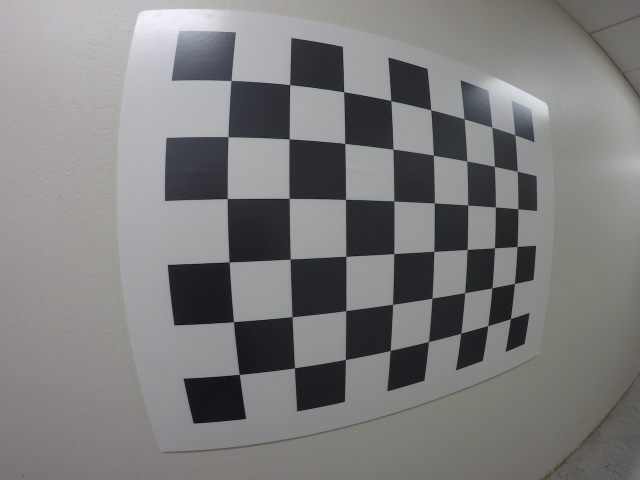
#> input picture L6_CameraCalibration/calibration_wide/GOPR0032.jpg, 1280 x 960 px (shown at 1/2 size); its folder holds 5 pictures in this run
$ python correct_distortion.py
#> lines starting #> are read from the running program, lines starting #| are printed output that depends on the picture; after the words box and inside, x2 and y2 are one past the last pixel; in counts of white or black regions, pixels touching at a corner belong together
import pickle
import cv2
import numpy as np
import matplotlib.pyplot as plt
import matplotlib.image as mpimg
import glob

# prepare object points, like (0,0,0), (1,0,0), (2,0,0) ....,(6,5,0)
objp = np.zeros((6*8,3), np.float32)
objp[:,:2] = np.mgrid[0:8, 0:6].T.reshape(-1,2)

# Arrays to store object points and image points from all the images.
objpoints = [] # 3d points in real world space
imgpoints = [] # 2d points in image plane.

# Make a list of calibration images
images = glob.glob('L6_CameraCalibration/calibration_wide/GO*.jpg')

# Step through the list and search for chessboard corners
for idx, fname in enumerate(images):
    img = cv2.imread(fname)
#> img is the input picture: shape (960, 1280, 3); mean B, G, R 124.7, 124.9, 125.1
    gray = cv2.cvtColor(img, cv2.COLOR_BGR2GRAY)

    # Find the chessboard corners
    ret, corners = cv2.findChessboardCorners(gray, (8,6), None)
#> ret = True; corners = 48 rows, first 8: [462.6, 161.3], [579.9, 169.7], [687.9, 184.1], [782.3, 201.7], [862.1, 220.2], [928.7, 238.1], [984.4, 254.6], [1030.1, 270]

    # If found, add object points, image points
    if ret == True:
        objpoints.append(objp)
        imgpoints.append(corners)

        # Draw and display the corners
        cv2.drawChessboardCorners(img, (8,6), corners, ret)
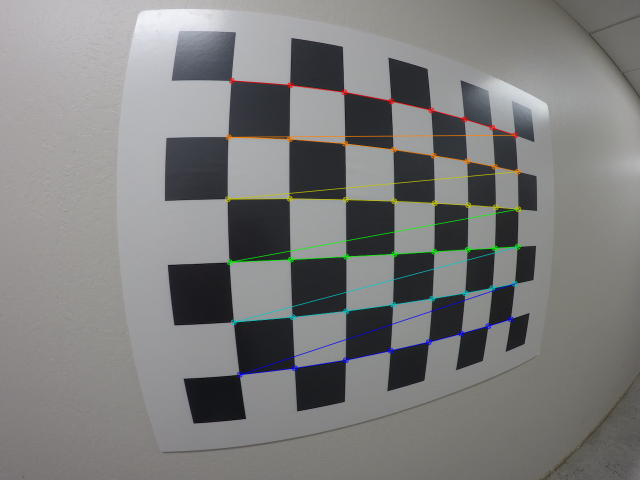
#> img: shape (960, 1280, 3) (shown at 1/2 size); 1.83% of pixels changed, all inside (x1, y1, x2, y2) = (449, 155, 1043, 756)
        #write_name = 'corners_found'+str(idx)+'.jpg'
        #cv2.imwrite(write_name, img)
        cv2.imshow('img', img)
        cv2.waitKey(500)
#> pass 2 of the loop `for idx, fname in enumerate(images):`:
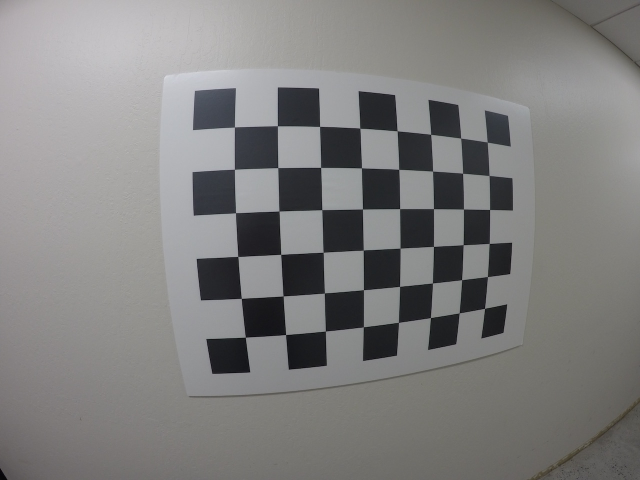
#> input picture L6_CameraCalibration/calibration_wide/GOPR0033.jpg, 1280 x 960 px (shown at 1/2 size)
#> img is the input picture: shape (960, 1280, 3); mean B, G, R 126.8, 127.5, 128.1
#> corners = 48 rows, first 8: [469.4, 254.5], [555.3, 252.3], [639.7, 253.2], [720.3, 256.6], [794.7, 262.2], [861.9, 269], [922, 276.5], [974.9, 284.9]
#> `cv2.drawChessboardCorners(img, (8,6), corners, ret)`:
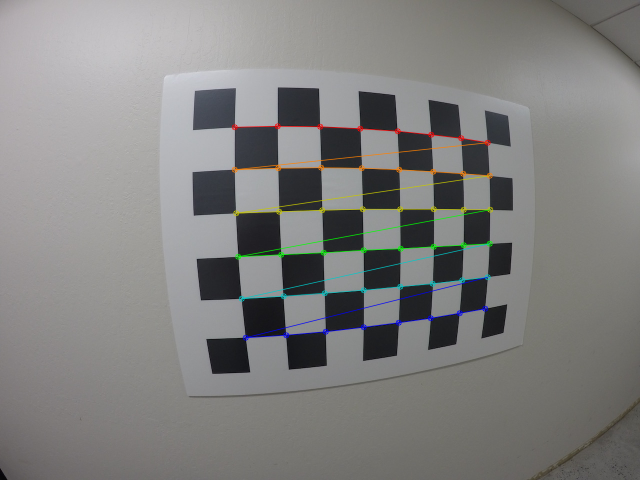
#> img: shape (960, 1280, 3) (shown at 1/2 size); 1.66% of pixels changed, all inside (x1, y1, x2, y2) = (463, 246, 987, 682)
#> pass 3 of the loop `for idx, fname in enumerate(images):`:
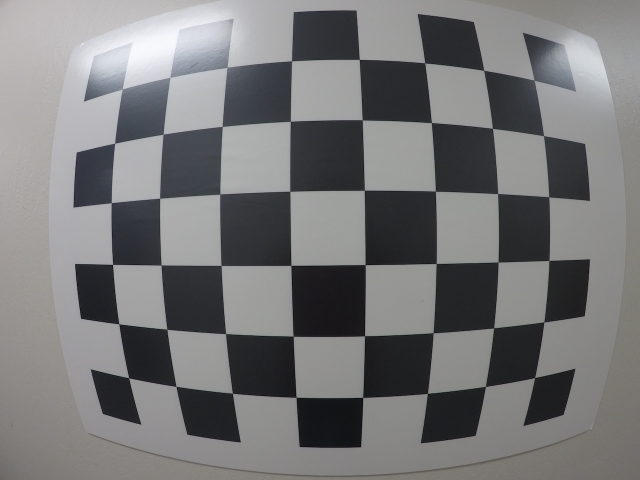
#> input picture L6_CameraCalibration/calibration_wide/GOPR0034.jpg, 1280 x 960 px (shown at 1/2 size)
#> img is the input picture: shape (960, 1280, 3); mean B, G, R 120, 119.2, 119.1
#> corners = 48 rows, first 8: [244.7, 178.6], [340.3, 155.1], [454.6, 135], [583.6, 122], [719.1, 119.1], [849.8, 126.1], [968, 140.8], [1069.3, 161.3]
#> `cv2.drawChessboardCorners(img, (8,6), corners, ret)`:
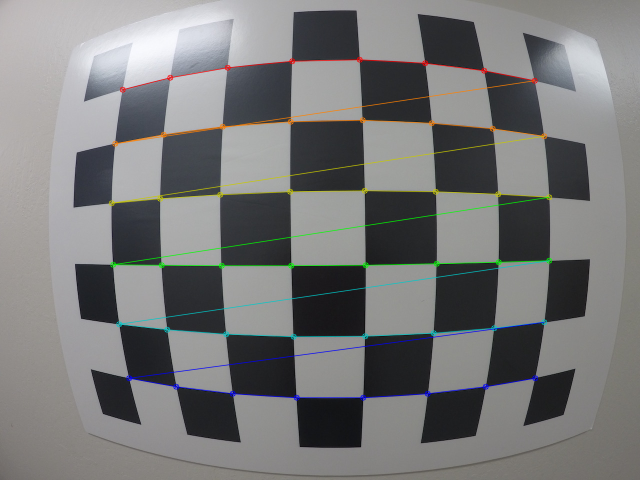
#> img: shape (960, 1280, 3) (shown at 1/2 size); 2.56% of pixels changed, all inside (x1, y1, x2, y2) = (217, 113, 1105, 802)
#> the loop made 4 passes; the first 3 are shown

cv2.destroyAllWindows()

# # Read in the saved objpoints and imgpoints
# dist_pickle = pickle.load( open( "L6_CameraCalibration/calibration_wide/wide_dist_pickle.p", "rb" ) )
# objpoints = dist_pickle["objpoints"]
# imgpoints = dist_pickle["imgpoints"]

# Read in an image
img = cv2.imread('L6_CameraCalibration/calibration_wide/test_image.jpg')
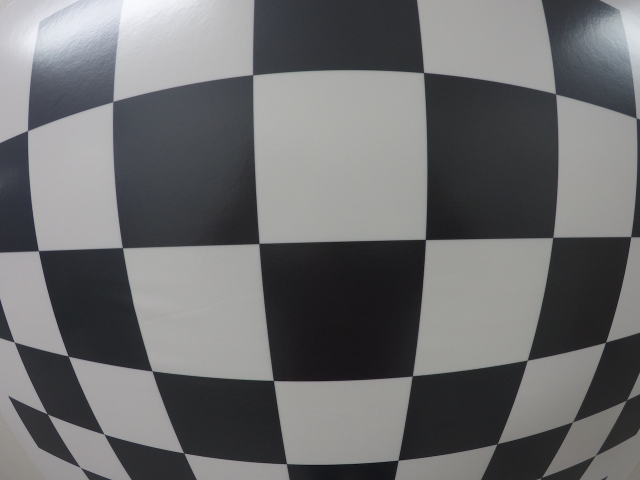
#> input picture L6_CameraCalibration/calibration_wide/test_image.jpg, 1280 x 960 px, found by its file name (shown at 1/2 size)
#> img is the input picture: shape (960, 1280, 3); mean B, G, R 110.7, 109.5, 109.1

# TODO: Write a function that takes an image, object points, and image points
# performs the camera calibration, image distortion correction and
# returns the undistorted image
def cal_undistort(img, objpoints, imgpoints):
    # Use cv2.calibrateCamera() and cv2.undistort()

    ret, mtx, dist, rvecs, tvecs = cv2.calibrateCamera(objpoints, imgpoints, img.shape[1::-1], None, None)
    undist = cv2.undistort(img, mtx, dist, None, mtx)
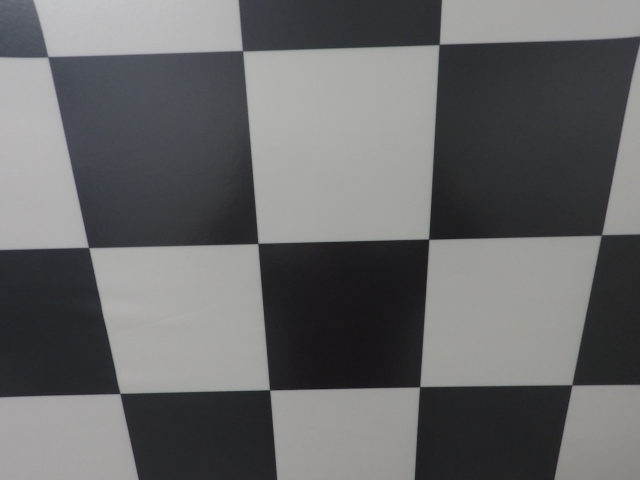
#> undist: shape (960, 1280, 3) (shown at 1/2 size); mean B, G, R 105.2, 104.4, 104

    return undist

undistorted = cal_undistort(img, objpoints, imgpoints)

f, (ax1, ax2) = plt.subplots(1, 2, figsize=(24, 9))
f.tight_layout()
ax1.imshow(img)
ax1.set_title('Original Image', fontsize=20)
ax2.imshow(undistorted)
ax2.set_title('Undistorted Image', fontsize=20)
plt.subplots_adjust(left=0., right=1, top=0.9, bottom=0.)
plt.show()
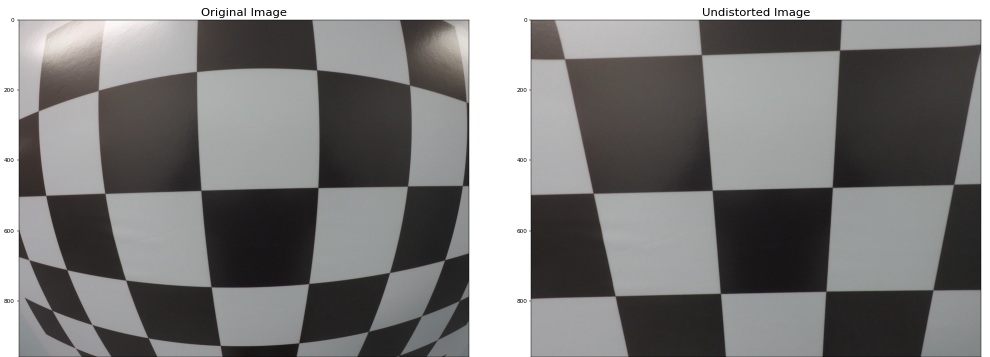
#> figure drawn by matplotlib, 2 panels; B, G, R data is drawn as R, G, B
